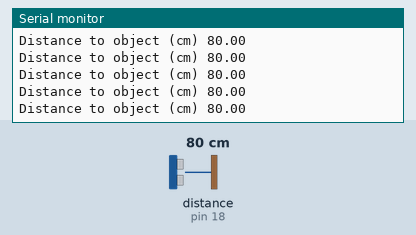
Recording of a sketch running on a simulated Arduino Uno, built with avr-gcc and run on an emulated ATmega328P. Parts: the last lines printed to the serial monitor. The test bench sets the inputs (shaded band); at power-on: distance to the obstacle (sensor on pin 18) 80 cm. The echo pulse lasts 58.3 µs per cm.

Above: at 1.2 s.
1.3 s: distance to the obstacle (sensor on pin 18) set to 2 cm
At 1.36 s:
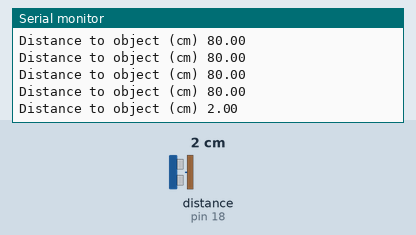
2.8 s: distance to the obstacle (sensor on pin 18) set to 4 cm
At 2.85 s:
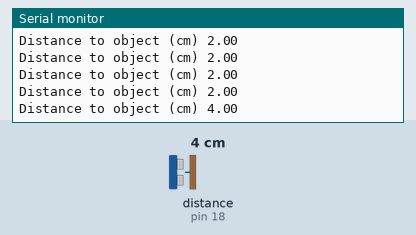
Timing chart, 0 to 5.8 s (numbered marks = the images above; inputs shaded):
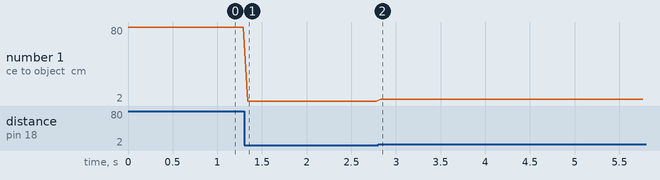

Measured:
- after the input at 1.3 s, the serial monitor: prints a new line at once (image 1)
- after the input at 2.8 s, the serial monitor: prints a new line at once (image 2)
- plotted number 1: 80 → 2 after the input at 1.3 s, 2 → 4 after the input at 2.8 s

The sketch:

test_ultrasonic_using_lib.ino
```cpp
/* Example code for HC-SR04 ultrasonic distance sensor with Arduino.Using HCSR04 library.  */


// system libraries
#include "Arduino.h"
#include "HCSR04.h"


int triggerPin = 5;    // utrasonic-senor trigger pin
int echoPin = 18;        // utrasonic-senor echo pin

// Define variables:
long duration;
int distance;
UltraSonicDistanceSensor distanceSensor(triggerPin, echoPin);

void setup() {
  // Define inputs and outputs:
  pinMode(triggerPin, OUTPUT);
  pinMode(echoPin, INPUT);

  //Begin Serial communication at a baudrate of 115200:
  Serial.begin(115200);
}

void loop() {
  double distance1 = distanceSensor.measureDistanceCm();
    Serial.print("Distance to object (cm) ");Serial.println(distance1);
  delay(50);
}
```
